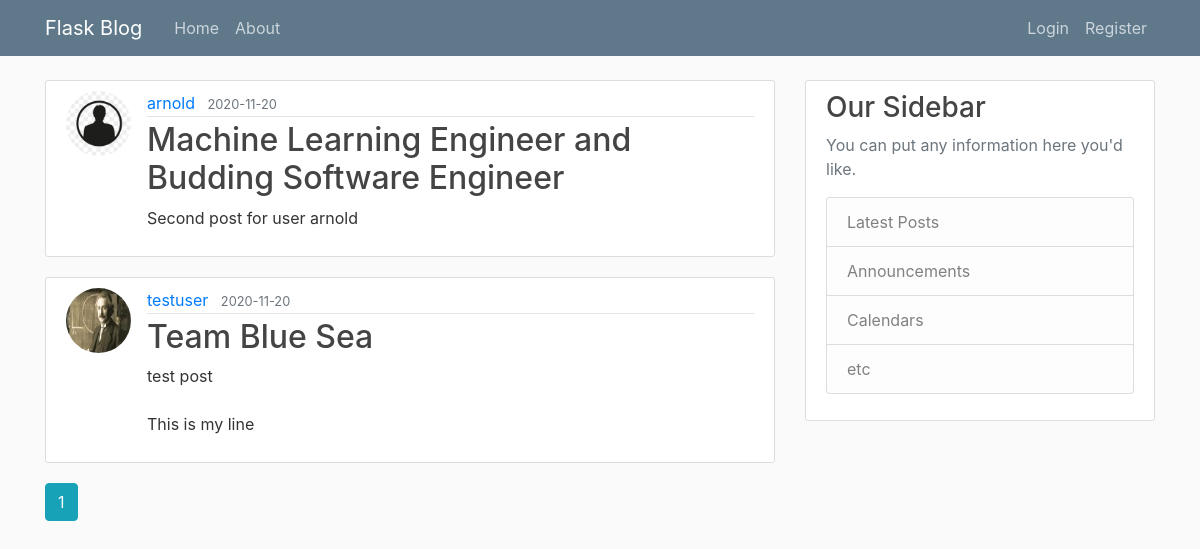
The app's page /home, older data.
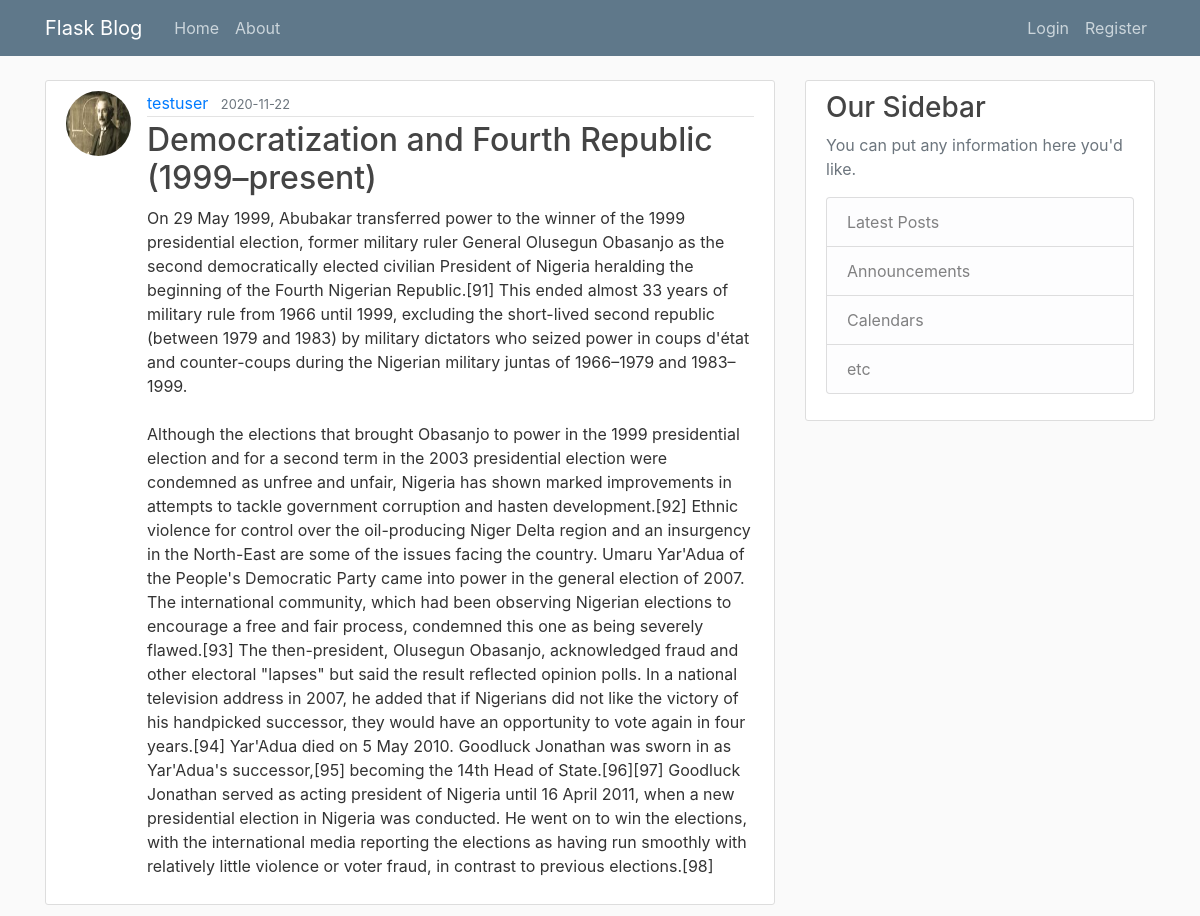
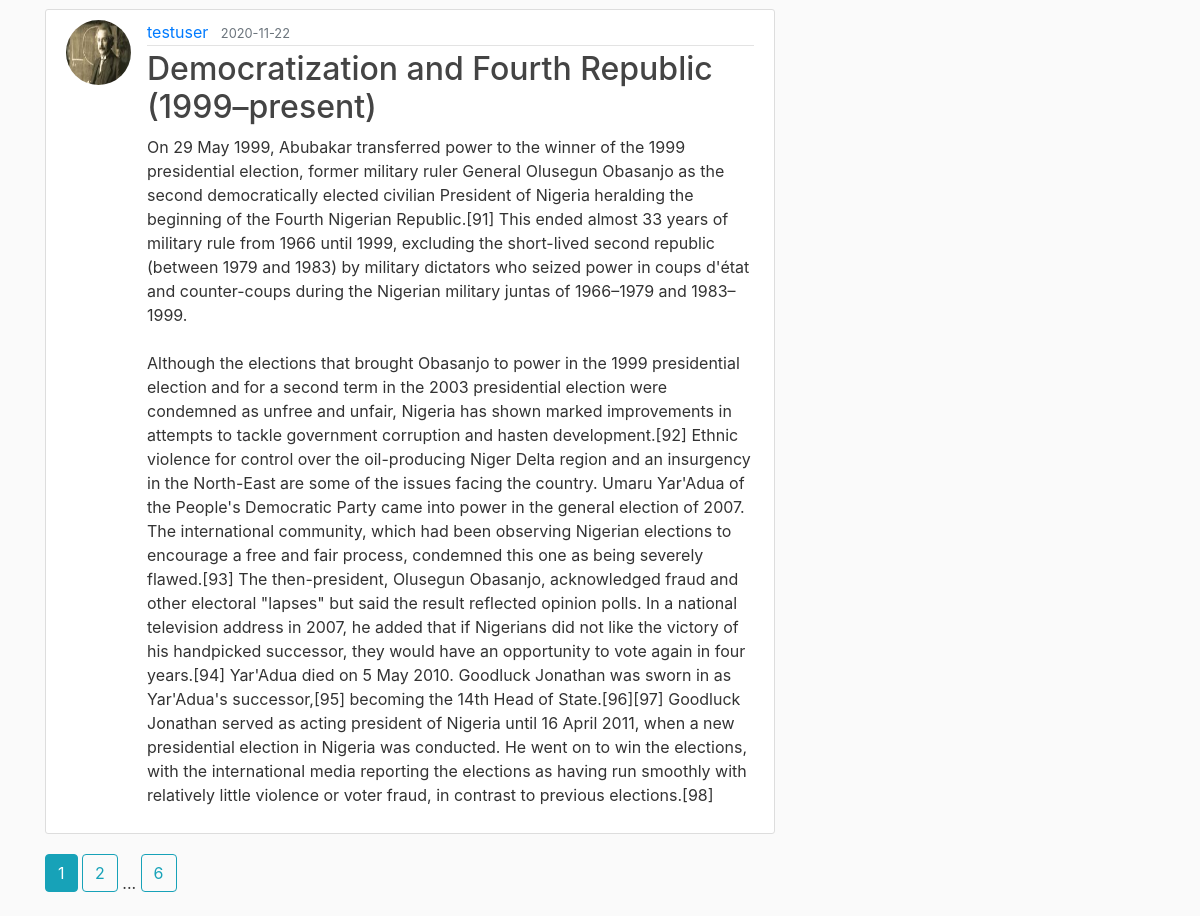
The same page, newer data (2 pictures, top to bottom).
### flaskblog/models.py (models this page shows, shortened)
class Post(db.Model):
    id = db.Column(db.Integer, primary_key=True)
    title = db.Column(db.String(100), nullable=False)
    date_posted = db.Column(db.DateTime, nullable=False, default=datetime.utcnow)
    content = db.Column(db.Text, nullable=False)
    user_id = db.Column(db.Integer, db.ForeignKey('user.id'), nullable=False)

class User(db.Model, UserMixin):
    id = db.Column(db.Integer, primary_key=True)
    username = db.Column(db.String(20), unique=True, nullable=False)
    email = db.Column(db.String(120), unique=True, nullable=False)
    image_file = db.Column(db.String(20), nullable=False, default='default.jpg')
    password = db.Column(db.String(60), nullable=False)
    posts = db.relationship('Post', backref='author', lazy=True)

### flaskblog/routes.py (the view)
@app.route("/")
@app.route("/home")
def home():
    page = request.args.get('page', 1, type=int)
    posts = Post.query.order_by(Post.date_posted.desc()).paginate(page=page, per_page=2)
    return render_template('home.html', posts=posts)

### flaskblog/templates/home.html
{% extends "layout.html" %}
{% block content %}
	{% for post in posts.items %}
		<article class="media content-section">
		  <img class="rounded-circle article-img" src="{{ url_for('static', filename='profile_pic/' + post.author.image_file) }}">
		  <div class="media-body">
		    <div class="article-metadata">
		      <a class="mr-2" href="{{ url_for('user_posts', username=post.author.username) }}">{{ post.author.username }}</a>
		      <small class="text-muted">{{ post.date_posted.strftime('%Y-%m-%d') }}</small>
		    </div>
		    <h2><a class="article-title" href="{{ url_for('post', post_id=post.id)}}">{{ post.title }}</a></h2>
		    <p class="article-content">{{ post.content }}</p>
		  </div>
		</article>
	{% endfor %}
	{% for page_num in posts.iter_pages(left_edge=1, right_edge=1, left_current=1, right_current=2) %}
		{% if page_num %}
			{% if posts.page == page_num %}
				<a class="btn btn-info mb-4" href="{{ url_for('home', page=page_num) }}">{{ page_num }}</a>
			{% else %}
				<a class="btn btn-outline-info mb-4" href="{{ url_for('home', page=page_num) }}">{{ page_num }}</a>
			{% endif %}
		{% else %}
			...
		{% endif %}
	{% endfor %}
{% endblock content %}

Row changes from the older to the newer data that the page shows:
no longer on this page (row edited): Post: image_file (placeholder picture), author.username "arnold", date_posted "2020-11-20", title "Machine Learning Engineer and Budding Software Engineer", content "Second post for user arnold"
no longer on this page (row unchanged): Post: image_file (picture), author.username "testuser", date_posted "2020-11-20", title "Team Blue Sea", content "test post This is my line"
added Post: image_file (picture), author.username "testuser", date_posted "2020-11-22", title "Democratization and Fourth Republic (1999–present)", content "On 29 May 1999, Abubakar transferred power to the winner of the 1999 presidential election, former military ruler General Olusegun Obasanjo as the second democratically elected civilian President of Nigeria heralding the beginning of the Fourth Nigerian Republic.[91] This ended almost 33 years of military rule from 1966 until 1999, excluding the short-lived second republic (between 1979 and 1983) by military dictators who seized power in coups d'état and counter-coups during the Nigerian military juntas of 1966–1979 and 1983–1999. Although the elections that brought Obasanjo to power in the 1999 presidential election and for a second term in the 2003 presidential election were condemned as…"
added Post: image_file (picture), author.username "testuser", date_posted "2020-11-22", title "Democratization and Fourth Republic (1999–present)", content "On 29 May 1999, Abubakar transferred power to the winner of the 1999 presidential election, former military ruler General Olusegun Obasanjo as the second democratically elected civilian President of Nigeria heralding the beginning of the Fourth Nigerian Republic.[91] This ended almost 33 years of military rule from 1966 until 1999, excluding the short-lived second republic (between 1979 and 1983) by military dictators who seized power in coups d'état and counter-coups during the Nigerian military juntas of 1966–1979 and 1983–1999. Although the elections that brought Obasanjo to power in the 1999 presidential election and for a second term in the 2003 presidential election were condemned as…"
Text that changed along with them:
new list line: "2"
new list line: "6"
